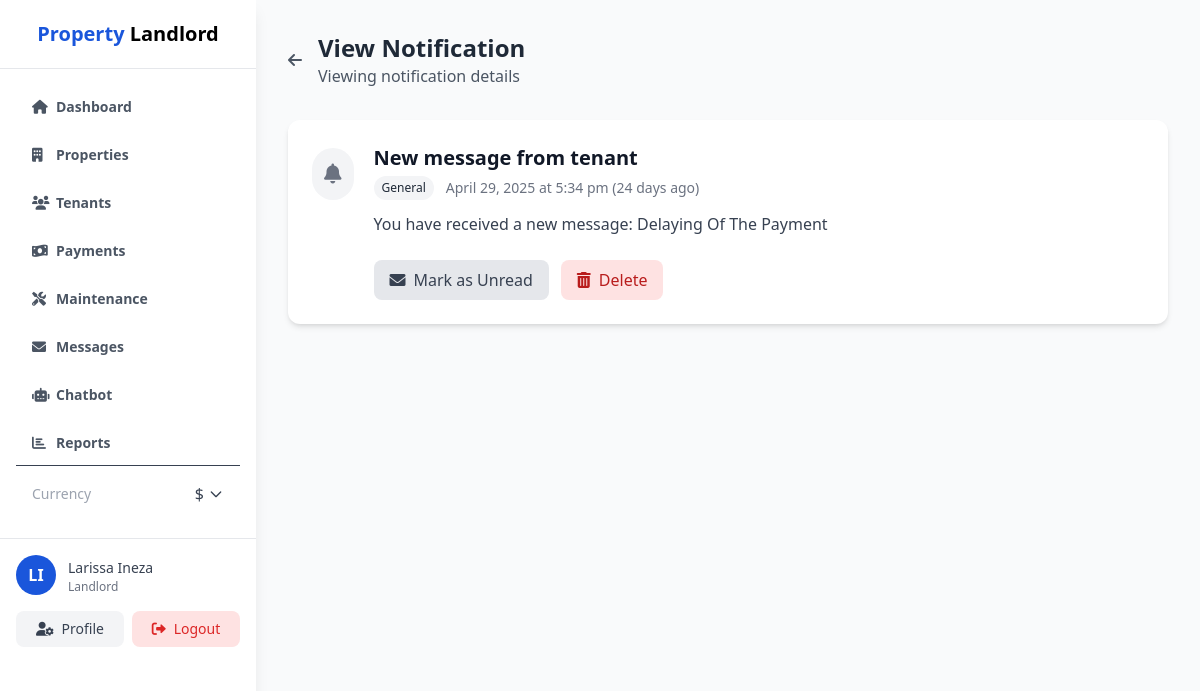
The page /admin/view_notification.php?id=32 (signed in) on the database its author committed.
### tables this page shows
CREATE TABLE IF NOT EXISTS notifications (
    notification_id INT AUTO_INCREMENT PRIMARY KEY,
    user_id INT NOT NULL,
    title VARCHAR(100) NOT NULL,
    message TEXT NOT NULL,
    type ENUM('payment', 'maintenance', 'lease', 'general') NOT NULL,
    is_read BOOLEAN DEFAULT FALSE,
    created_at TIMESTAMP DEFAULT CURRENT_TIMESTAMP,
    FOREIGN KEY (user_id) REFERENCES users(user_id) ON DELETE CASCADE
);

### includes/functions.php (called while the page is built, shortened)
<?php
function timeAgo($datetime) {
    $now = new DateTime();
    $ago = new DateTime($datetime);
    $diff = $now->diff($ago);
    if ($diff->d > 0) {
        return $diff->d . ' day' . ($diff->d > 1 ? 's' : '') . ' ago';
    }
    return 'Just now';
}
?>

### admin/view_notification.php (the view, shortened to what this page needs)
<?php
require_once '../includes/functions.php';
$userId = $_SESSION['user_id'];
$notificationId = (int)$_GET['id'];
$stmt = $pdo->prepare("
    SELECT * FROM notifications
    WHERE notification_id = :notificationId AND user_id = :userId
");
$stmt->execute([
    'notificationId' => $notificationId,
    'userId' => $userId
]);
$notification = $stmt->fetch();
?>
<!DOCTYPE html>
<html lang="en">
<head>
    <script src="https://cdn.tailwindcss.com"></script>
    <link rel="stylesheet" href="https://cdnjs.cloudflare.com/ajax/libs/font-awesome/6.0.0/css/all.min.css">
</head>
<body class="bg-gray-50">
    <?php include 'admin_sidebar.php'; ?>
    <div class="ml-64 p-8">
        <div class="flex items-center mb-8">
            <a href="notifications.php" class="mr-4 text-gray-600 hover:text-gray-900">
                <i class="fas fa-arrow-left"></i>
            </a>
            <div>
                <h2 class="text-2xl font-bold text-gray-800">View Notification</h2>
                <p class="text-gray-600">Viewing notification details</p>
            </div>
        </div>
        <div class="bg-white rounded-xl shadow-md overflow-hidden mb-8">
            <div class="p-6">
                <div class="flex items-start">
                    <div class="flex-shrink-0 pt-1">
                        <?php if ($notification['type'] === 'payment'): ?>
                            <div class="p-3 rounded-full bg-green-100">
                                <i class="fas fa-money-bill-wave text-green-500 text-xl"></i>
                            </div>
                        <?php elseif ($notification['type'] === 'maintenance'): ?>
                            <div class="p-3 rounded-full bg-yellow-100">
                                <i class="fas fa-tools text-yellow-500 text-xl"></i>
                            </div>
                        <?php elseif ($notification['type'] === 'lease'): ?>
                            <div class="p-3 rounded-full bg-blue-100">
                                <i class="fas fa-file-contract text-blue-500 text-xl"></i>
                            </div>
                        <?php else: ?>
                            <div class="p-3 rounded-full bg-gray-100">
                                <i class="fas fa-bell text-gray-500 text-xl"></i>
                            </div>
                        <?php endif; ?>
                    </div>
                    <div class="ml-5 flex-1">
                        <h3 class="text-xl font-semibold text-gray-900"><?php echo htmlspecialchars($notification['title']); ?></h3>
                        <div class="flex items-center mt-1 mb-3">
                            <span class="px-2 py-1 text-xs font-medium rounded-full
                                <?php
                                switch ($notification['type']) {
                                    default:
                                        echo 'bg-gray-100 text-gray-800';
                                        break;
                                }
                                ?>">
                                <?php echo ucfirst($notification['type']); ?>
                            </span>
                            <span class="ml-3 text-sm text-gray-500">
                                <?php echo date('F j, Y \a\t g:i a', strtotime($notification['created_at'])); ?>
                                (<?php echo timeAgo($notification['created_at']); ?>)
                            </span>
                        </div>
                        <div class="text-gray-700 mb-4">
                            <?php echo nl2br(htmlspecialchars($notification['message'])); ?>
                        </div>
                        <div class="flex mt-6">
                            <?php if ($notification['is_read']): ?>
                                <a href="handle_notification.php?id=<?php echo $notification['notification_id']; ?>&action=unread" class="px-4 py-2 bg-gray-200 text-gray-700 rounded-lg hover:bg-gray-300 mr-3">
                                    <i class="fas fa-envelope mr-2"></i>Mark as Unread
                                </a>
                            <?php else: ?>
                                <a href="handle_notification.php?id=<?php echo $notification['notification_id']; ?>&action=read" class="px-4 py-2 bg-blue-100 text-blue-700 rounded-lg hover:bg-blue-200 mr-3">
                                    <i class="fas fa-check mr-2"></i>Mark as Read
                                </a>
                            <?php endif; ?>
                            <a href="handle_notification.php?id=<?php echo $notification['notification_id']; ?>&action=delete" class="px-4 py-2 bg-red-100 text-red-700 rounded-lg hover:bg-red-200" onclick="return confirm('Are you sure you want to delete this notification?')">
                                <i class="fas fa-trash-alt mr-2"></i>Delete
                            </a>
                        </div>
                    </div>
                </div>
            </div>
        </div>
    </div>
</body>
</html>

### rows shown on the page
notifications: title "New message from tenant", type "General", created_at "April 29, 2025 at 5:34 pm", created_at "24 days ago", message "You have received a new message: Delaying Of The Payment"

### other values the page prints
substr($_SESSION['first_name'], 0, 1) "L"
substr($_SESSION['last_name'], 0, 1) "I"
$_SESSION['first_name'] . ' ' . $_SESSION['last_name'] "Larissa Ineza"
$_SESSION['role'] "Landlord"
